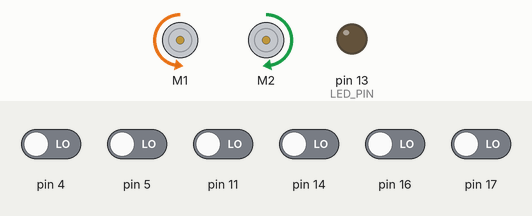
This sketch was run on a simulated Arduino Uno, built with avr-gcc and run on an emulated ATmega328P. Parts: 2 × DC motor (green arrow = forward, orange = backward, longer = faster), output pins drawn as LEDs (lit = HIGH). Inputs (shaded band) come from the test bench; at power-on: pin 4, pin 5, pin 11, pin 14, pin 16, pin 17 LOW. What the sketch prints to the serial monitor is not drawn.

Above: at 0.6 s.
At 1.5 s:
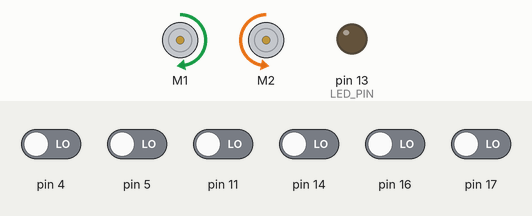
At 3.7 s:
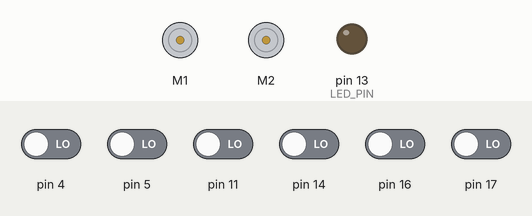
Timing chart, 0 to 5.2 s (numbered marks = the images above):
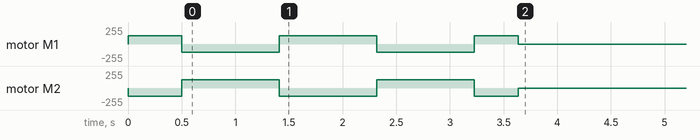

The sketch:

zumoRobot.ino
```cpp
#include <ZumoBuzzer.h>
#include <ZumoMotors.h>
#include <Pushbutton.h>
#include <QTRSensors.h>
#include <ZumoReflectanceSensorArray.h>
bool test = false;

const int MAX_SPEED = 400;

ZumoMotors motors;
ZumoReflectanceSensorArray refSensors;

const int M_RIGHT_CONTROL = 7;
const int M_LEFT_CONTROL = 8;
const int M_RIGHT_PWM = 9;
const int M_LEFT_PWM = 10;
const int LED_PIN = 13;


void setup() {
  // put your setup code here, to run once:
  pinMode(LED_PIN, OUTPUT);
  refSensors.init();
  Serial.begin(9600);
  calibrateRefSensor();
}

void loop() {
  // put your main code here, to run repeatedly:
  unsigned int sensors[6];
  int position = refSensors.readLine(sensors);
  Serial.println(position);

}

void calibrateRefSensor() {
  for (int i = 0; i < 80; i++)
  {
    if ((i > 10 && i <= 30) || (i > 50 && i <= 70))
      motors.setSpeeds(-200, 200);
    else
      motors.setSpeeds(200, -200);
    refSensors.calibrate();

    // Since our counter runs to 80, the total delay will be
    // 80*20 = 1600 ms.
    delay(20);
  }
  motors.setSpeeds(0, 0);
}


void motorTest() {
  if (test == false) {
    motors.setSpeeds(-400, 400);
    test = true;
  }
  else {
    motors.setSpeeds(400, -400);
    test = false;
  }

  delay(1000);
  Serial.println(test);
}
```
